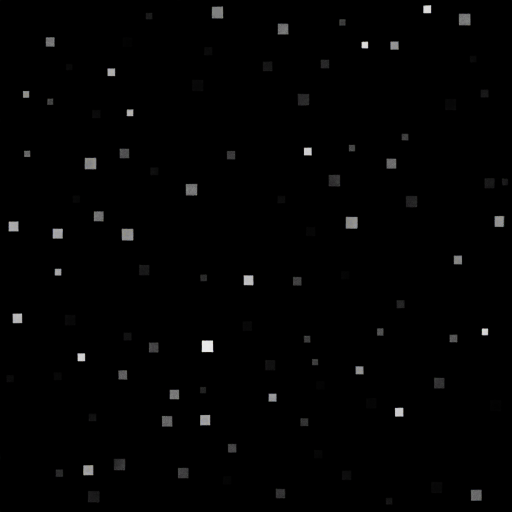
#> input picture Dense-U-net/predict_data/denseunet_1.png, 512 x 512 px, found by its file name; its folder holds 2 pictures in this run
$ python particles_information_extraction.py
#> lines starting #> are read from the running program, lines starting #| are printed output that depends on the picture; after the words box and inside, x2 and y2 are one past the last pixel; in counts of white or black regions, pixels touching at a corner belong together
#coding:utf-8
import cv2
import numpy as np
from numpy.random import poisson as poisson


#Connected Component Analysis
# 4 neighborhood connected domain and 8 neighborhood connected domain
NEIGHBOR_HOODS_4 = True
OFFSETS_4 = [[0, -1], [-1, 0], [0, 0], [1, 0], [0, 1]]
NEIGHBOR_HOODS_8 = False
OFFSETS_8 = [[-1, -1], [0, -1], [1, -1],
             [-1, 0], [0, 0], [1, 0],
             [-1, 1], [0, 1], [1, 1]]
# [23 lines left out: function reorganize, not called in this run]


def neighbor_value(binary_img: np.array, offsets, reverse=False):
    rows, cols = binary_img.shape
    label_idx = 0
    rows_ = [0, rows, 1] if reverse == False else [rows - 1, -1, -1]
    cols_ = [0, cols, 1] if reverse == False else [cols - 1, -1, -1]

    for row in range(rows_[0], rows_[1], rows_[2]):
        for col in range(cols_[0], cols_[1], cols_[2]):
            label = 256
            if binary_img[row][col] < 0.5:
                continue
                # break
            for offset in offsets:
                neighbor_row = min(max(0, row + offset[0]), rows - 1)
                neighbor_col = min(max(0, col + offset[1]), cols - 1)
                neighbor_val = binary_img[neighbor_row, neighbor_col]
                if neighbor_val < 0.5:
                    continue
                label = neighbor_val if neighbor_val < label else label
            if label == 255:
                label_idx += 1
                label = label_idx

            binary_img[row][col] = label

    return binary_img

# binary_img: bg-0, object-255; int
def Two_Pass(binary_img: np.array, neighbor_hoods):
    if neighbor_hoods == NEIGHBOR_HOODS_4:
        offsets = OFFSETS_4
    elif neighbor_hoods == NEIGHBOR_HOODS_8:
        offsets = OFFSETS_8
    else:
        raise ValueError

    binary_img = neighbor_value(binary_img, offsets, False)
    binary_img = neighbor_value(binary_img, offsets, True)

    return binary_img


# [31 lines left out: functions recursive_seed, Seed_Filling, not called in this run]

for i in range(2):

    img = cv2.imread('D:/pycharm/up_down_code/Dense-U-net/predict_data/denseunet_%d.png' % (i + 1))
#> img is the input picture: shape (512, 512, 3); mean B, G, R 2.3, 2.3, 2.3
    gray_mask = cv2.cvtColor(img, cv2.COLOR_BGR2GRAY)
    hsv_mask = cv2.cvtColor(img, cv2.COLOR_BGR2HSV)
#> hsv_mask: shape (512, 512, 3); mean H, S, V 2.4, 0.8, 2.4
    ret, th1 = cv2.threshold(hsv_mask, 1, 255, cv2.THRESH_BINARY)  #Fixed threshold binarization
#> th1: shape (512, 512, 3); mean H, S, V 6.8, 7.1, 9.6
    gray_mask_new = cv2.cvtColor(th1, cv2.COLOR_BGR2GRAY)
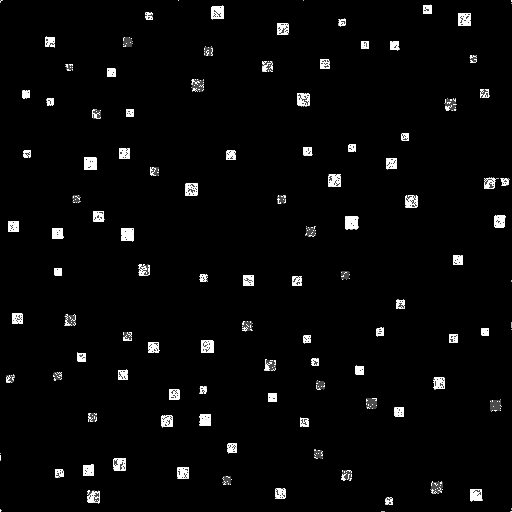
#> gray_mask_new: shape (512, 512); min 0, max 255, mean 7.8
    rect = cv2.getStructuringElement(cv2.MORPH_RECT, (5, 5))  # Square
    erosion = cv2.erode(gray_mask_new, rect, iterations=1)  # Corrosion treatment
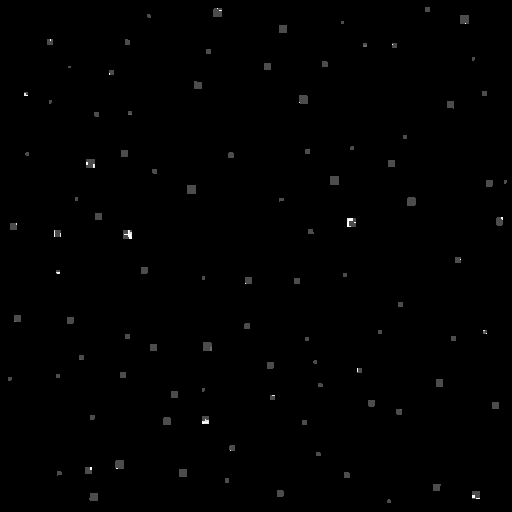
#> erosion: shape (512, 512); min 0, max 255, mean 1.2
    dilation = cv2.dilate(erosion, rect, iterations=1)  # 膨胀处理
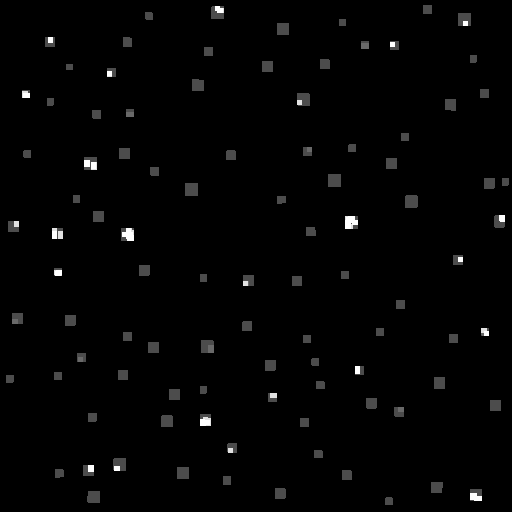
#> dilation: shape (512, 512); min 0, max 255, mean 3.7
    binary_img = Two_Pass(dilation, NEIGHBOR_HOODS_8)
#> after the loop in neighbor_value, `for row in range(rows_[0], rows_[1], rows_[2]):`: label_idx = 1
#> call 2 of neighbor_value, with reverse = True
#> after the loop in neighbor_value (call 2), `for row in range(rows_[0], rows_[1], rows_[2]):`:
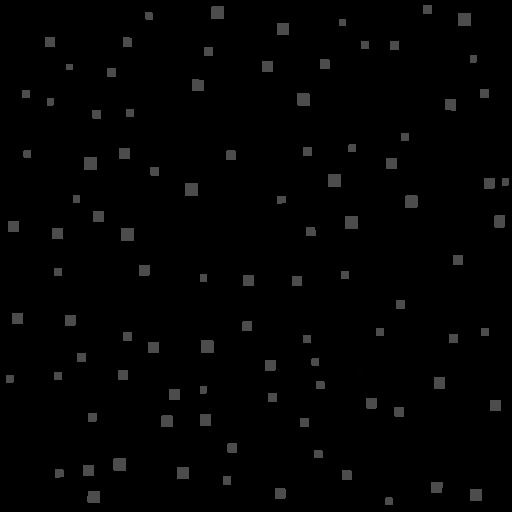
#> binary_img: shape (512, 512); min 0, max 76, mean 2.8
#> after the loop in neighbor_value (call 2), `for row in range(rows_[0], rows_[1], rows_[2]):`: label_idx = 0
    #
    contours, _ = cv2.findContours(binary_img, cv2.RETR_EXTERNAL, cv2.CHAIN_APPROX_SIMPLE)
#> contours = 97 contours; largest, box (x1, y1, x2, y2) and area: (121, 228, 134, 241) 144, (345, 216, 358, 229) 144, (185, 183, 198, 196) 144, (328, 174, 341, 187) 144, (84, 157, 97, 170) 144
    depth_all = []
    r_all = []
    x_all = []
    y_all = []
    for c in range(0, len(contours)):
        x, y, w, h = cv2.boundingRect(contours[c])
        R = min(w, h)
        if R > 5:
            r_mid = int(R / 2)
            x_mid = x + r_mid
            y_mid = y + r_mid
            x_int = int(x)
            x_end = int(x + R)
            y_int = int(y)
            y_end = int(y + R)
            depth_list = gray_mask[y_int:y_end, x_int:x_end]

            depth_list = gray_mask[y_int:y_end, x_int:x_end]
            depth_list = np.ravel(depth_list)
            depth_list = np.sort(depth_list)
            depth_list = depth_list[-(R + int(R / 2)):-int(R / 2)]
            d = round(np.mean(depth_list))

            depth_all.append(d)
            r_all.append(R)
            x_all.append(x_mid)
            y_all.append(y_mid)
            cv2.rectangle(img, (x, y), (x + R, y + R), (0, 255, 255), 1)
#> this loop made 97 passes
#> (x, y, w, h, R, r_mid, x_mid, y_mid) on passes 1 to 12: (385, 497, 8, 8, 8, 4, 389, 501), (87, 491, 13, 12, 12, 6, 93, 497), (470, 489, 12, 12, 12, 6, 476, 495), (275, 488, 11, 11, 11, 5, 280, 493), (431, 482, 12, 11, 11, 5, 436, 487), (223, 476, 8, 9, 8, 4, 227, 480), (342, 470, 10, 10, 10, 5, 347, 475), (55, 469, 9, 9, 9, 4, 59, 473), (177, 467, 12, 12, 12, 6, 183, 473), (83, 465, 11, 11, 11, 5, 88, 470), (113, 458, 13, 13, 13, 6, 119, 464), (314, 450, 9, 8, 8, 4, 318, 454)
#> (x, y, w, h, R, r_mid, x_mid, y_mid) on pass 34: (201, 340, 13, 13, 13, 6, 207, 346)
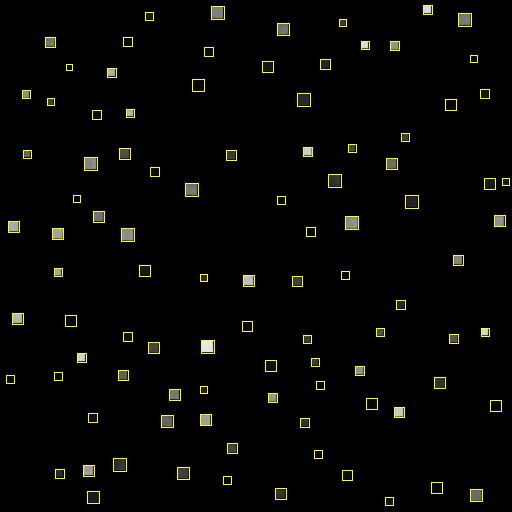
#> img: shape (512, 512, 3); 1.46% of pixels changed, all inside (x1, y1, x2, y2) = (6, 5, 510, 506)

        # [7 lines of commented-out code are left out]
    cv2.imwrite('./predict_img/%d.png' % (i + 1), img)
    np.savetxt('./predict_data/depth_%d.txt'%i, depth_all, fmt='%f')
    np.savetxt('./predict_data/x_%d.txt'%i, x_all, fmt='%f')
    np.savetxt('./predict_data/y_%d.txt'%i, y_all, fmt='%f')
    np.savetxt('./predict_data/r_%d.txt'%i, r_all, fmt='%f')
    print(i)
#> pass 2 of the loop `for i in range(2):`:
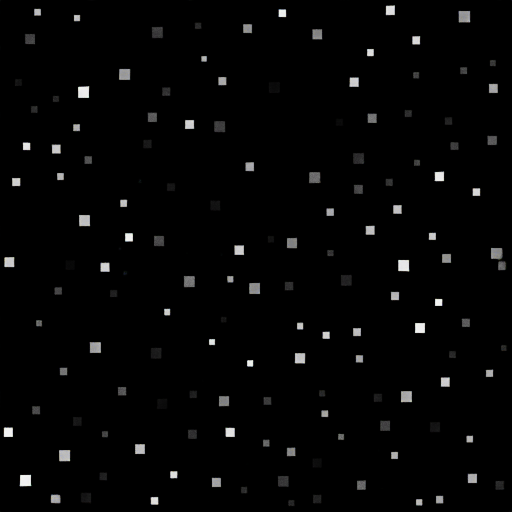
#> input picture Dense-U-net/predict_data/denseunet_2.png, 512 x 512 px, found by its file name
#> img is the input picture: shape (512, 512, 3); mean B, G, R 4.7, 4.7, 4.7
#> hsv_mask: shape (512, 512, 3); mean H, S, V 3.7, 1.6, 4.8
#> th1: shape (512, 512, 3); mean H, S, V 11.1, 11.4, 13.1
#> after the loop in neighbor_value (call 4), `for row in range(rows_[0], rows_[1], rows_[2]):`:
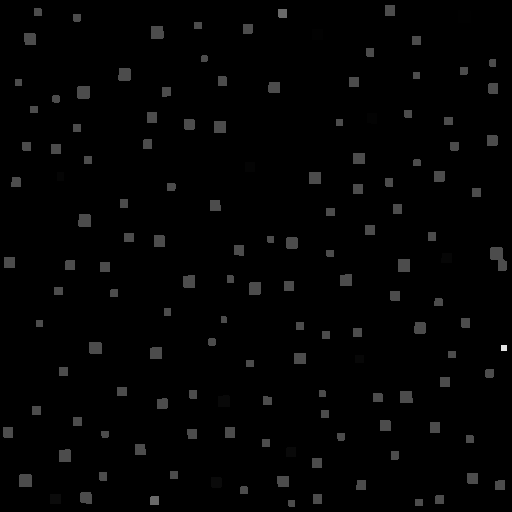
#> binary_img: shape (512, 512); min 0, max 226, mean 3.5
#> the loop `for c in range(0, len(contours)):` made 139 passes
#> after the loop `for c in range(0, len(contours)):`:
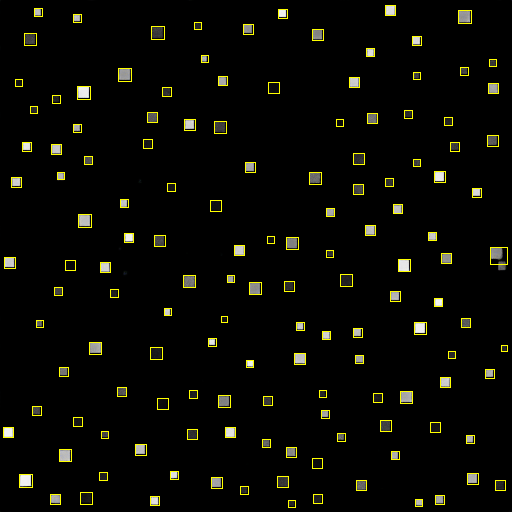
#> img: shape (512, 512, 3); 2% of pixels changed, all inside (x1, y1, x2, y2) = (3, 5, 508, 508)
